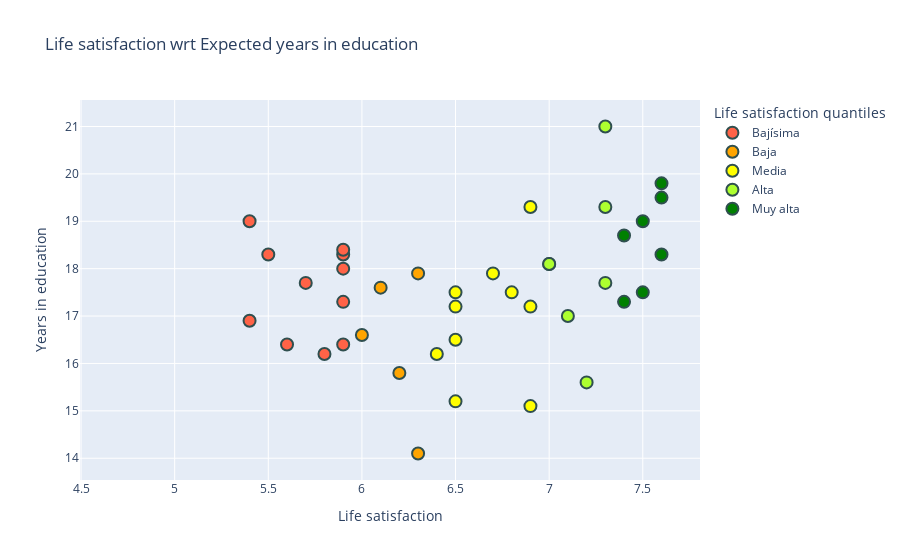

Notebook cell for this chart:
### Markdown cell above
Otros: Felicidad con respecto a:

- Time devoted to leisure and personal care

- Expected years in education - Años de educación

- Propuesto!

### Code cell
fig = px.scatter(df.sort_values(by='Life satisfaction'), 
                 x='Life satisfaction', 
                 y='Years in education', 
                 hover_data=['Country'], 
                 color='Life satisfaction quantiles',
                 title='Life satisfaction wrt Expected years in education',
                 color_discrete_sequence=['tomato', 'orange', 'yellow', 'greenyellow', 'green']
                )

fig = fig.update_traces(marker=dict(size=12,
                              line=dict(width=2,
                                        color='DarkSlateGrey')),
                  selector=dict(mode='markers'))

fig

### Figure 1 — Plotly figure (JSON) as saved in the notebook; plotly's stock layout.template omitted (floating-point values rounded to 4 significant figures)
{"data": [{"customdata": [["South Africa"], ["Portugal"], ["Greece"], ["Turkey"], ["Hungary"], ["Estonia"], ["Russia"], ["Slovenia"], ["Lithuania"], ["Korea"], ["Japan"], ["Latvia"]], "hovertemplate": "Life satisfaction quantiles=Bajísima<br>Life satisfaction=%{x}<br>Years in education=%{y}<br>Country=%{customdata[0]}<extra></extra>", "legendgroup": "Bajísima", "marker": {"color": "tomato", "line": {"color": "DarkSlateGrey", "width": 2}, "size": 12, "symbol": "circle"}, "mode": "markers", "name": "Bajísima", "orientation": "v", "showlegend": true, "type": "scatter", "x": [4.7, 5.4, 5.4, 5.5, 5.6, 5.7, 5.8, 5.9, 5.9, 5.9, 5.9, 5.9], "xaxis": "x", "y": [null, 16.9, 19, 18.3, 16.4, 17.7, 16.2, 18.3, 18.4, 17.3, 16.4, 18], "yaxis": "y"}, {"customdata": [["Italy"], ["Poland"], ["Slovak Republic"], ["Spain"], ["Colombia"]], "hovertemplate": "Life satisfaction quantiles=Baja<br>Life satisfaction=%{x}<br>Years in education=%{y}<br>Country=%{customdata[0]}<extra></extra>", "legendgroup": "Baja", "marker": {"color": "orange", "line": {"color": "DarkSlateGrey", "width": 2}, "size": 12, "symbol": "circle"}, "mode": "markers", "name": "Baja", "orientation": "v", "showlegend": true, "type": "scatter", "x": [6, 6.1, 6.2, 6.3, 6.3], "xaxis": "x", "y": [16.6, 17.6, 15.8, 17.9, 14.1], "yaxis": "y"}, {"customdata": [["Brazil"], ["Mexico"], ["France"], ["OECD - Total"], ["Chile"], ["Czech Republic"], ["United Kingdom"], ["United States"], ["Belgium"], ["Luxembourg"]], "hovertemplate": "Life satisfaction quantiles=Media<br>Life satisfaction=%{x}<br>Years in education=%{y}<br>Country=%{customdata[0]}<extra></extra>", "legendgroup": "Media", "marker": {"color": "yellow", "line": {"color": "DarkSlateGrey", "width": 2}, "size": 12, "symbol": "circle"}, "mode": "markers", "name": "Media", "orientation": "v", "showlegend": true, "type": "scatter", "x": [6.4, 6.5, 6.5, 6.5, 6.5, 6.7, 6.8, 6.9, 6.9, 6.9], "xaxis": "x", "y": [16.2, 15.2, 16.5, 17.2, 17.5, 17.9, 17.5, 17.2, 19.3, 15.1], "yaxis": "y"}, {"customdata": [["Germany"], ["Ireland"], ["Austria"], ["Israel"], ["Sweden"], ["Australia"], ["New Zealand"]], "hovertemplate": "Life satisfaction quantiles=Alta<br>Life satisfaction=%{x}<br>Years in education=%{y}<br>Country=%{customdata[0]}<extra></extra>", "legendgroup": "Alta", "marker": {"color": "greenyellow", "line": {"color": "DarkSlateGrey", "width": 2}, "size": 12, "symbol": "circle"}, "mode": "markers", "name": "Alta", "orientation": "v", "showlegend": true, "type": "scatter", "x": [7, 7, 7.1, 7.2, 7.3, 7.3, 7.3], "xaxis": "x", "y": [18.1, 18.1, 17, 15.6, 19.3, 21, 17.7], "yaxis": "y"}, {"customdata": [["Netherlands"], ["Canada"], ["Switzerland"], ["Iceland"], ["Denmark"], ["Finland"], ["Norway"]], "hovertemplate": "Life satisfaction quantiles=Muy alta<br>Life satisfaction=%{x}<br>Years in education=%{y}<br>Country=%{customdata[0]}<extra></extra>", "legendgroup": "Muy alta", "marker": {"color": "green", "line": {"color": "DarkSlateGrey", "width": 2}, "size": 12, "symbol": "circle"}, "mode": "markers", "name": "Muy alta", "orientation": "v", "showlegend": true, "type": "scatter", "x": [7.4, 7.4, 7.5, 7.5, 7.6, 7.6, 7.6], "xaxis": "x", "y": [18.7, 17.3, 17.5, 19, 19.5, 19.8, 18.3], "yaxis": "y"}], "layout": {"autosize": true, "legend": {"title": {"text": "Life satisfaction quantiles"}, "tracegroupgap": 0}, "title": {"text": "Life satisfaction wrt Expected years in education"}, "xaxis": {"anchor": "y", "autorange": true, "domain": [0, 1], "range": [4.5, 7.8], "title": {"text": "Life satisfaction"}, "type": "linear"}, "yaxis": {"anchor": "x", "autorange": true, "domain": [0, 1], "range": [13.33, 21.77], "title": {"text": "Years in education"}, "type": "linear"}}}
